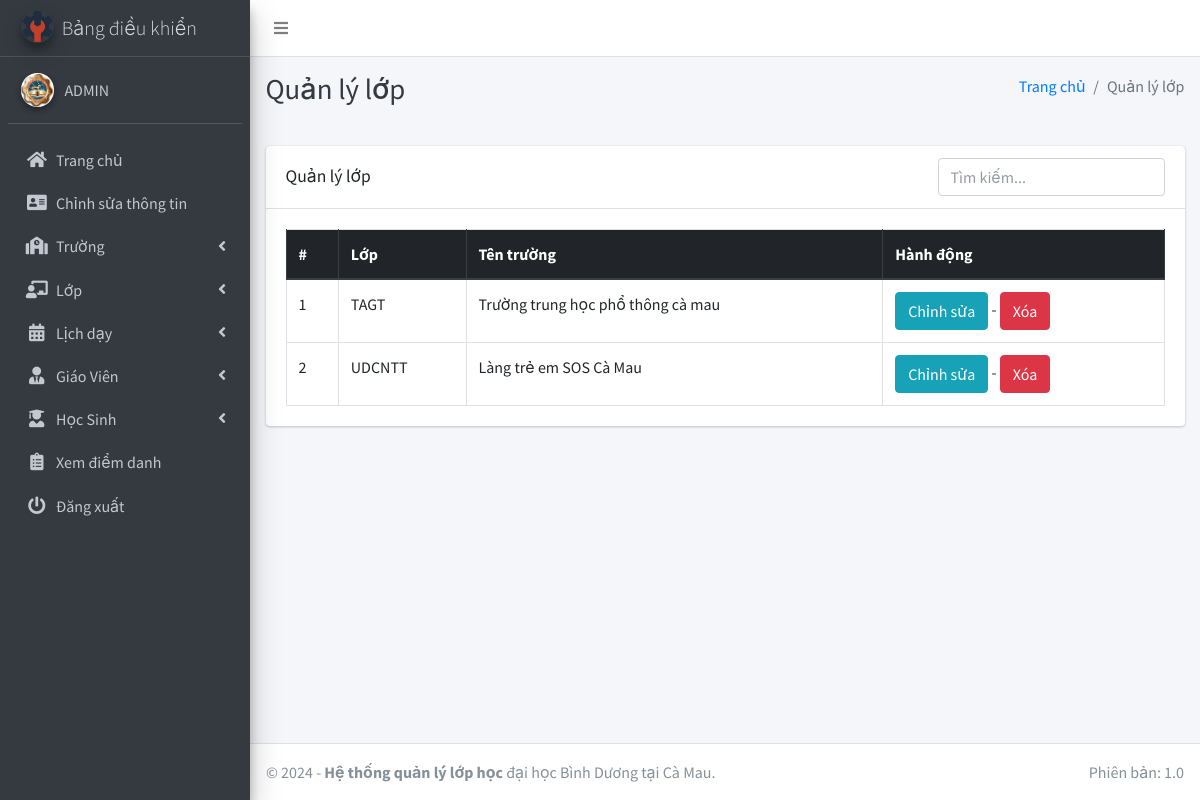
The app's page /subject/manage/ (signed in) with its own data.
### main_app/models.py (models this page shows, shortened)
class CustomUser(AbstractUser):
    USER_TYPE = ((1, "HOD"), (2, "Staff"), (3, "Student"))
    GENDER = [("M", "Nam"), ("F", "Nữ")]
    username = None
    email = models.EmailField(unique=True, null=True, blank=True)
    student_id = models.CharField(max_length=20, unique=True, null=True, blank=True)
    user_type = models.CharField(default=1, choices=USER_TYPE, max_length=1)
    gender = models.CharField(max_length=1, choices=GENDER)
    profile_pic = models.ImageField(null=True, blank=True)
    address = models.TextField()
    qr_code = models.ImageField(
        upload_to="QR/", null=True, blank=True
    )  # Thêm trường lưu mã QR
    created_at = models.DateTimeField(auto_now_add=True)
    updated_at = models.DateTimeField(auto_now=True)
    USERNAME_FIELD = "student_id"  # Mặc định là student_id
    REQUIRED_FIELDS = []
    objects = CustomUserManager()

class Subject(models.Model):
    name = models.CharField(max_length=120) #tên lớp
    staff = models.ForeignKey(Staff, on_delete=models.CASCADE, null=True, blank=False)
    course = models.ForeignKey(Course, on_delete=models.CASCADE)
    updated_at = models.DateTimeField(auto_now=True)
    created_at = models.DateTimeField(auto_now_add=True)

class Course(models.Model):
    name = models.CharField(max_length=120, null=True) #tên trường
    created_at = models.DateTimeField(auto_now_add=True)
    updated_at = models.DateTimeField(auto_now=True)

### main_app/hod_views.py (the view)
# urls.py: path("subject/manage/", hod_views.manage_subject, name='manage_subject'),
def manage_subject(request):
    subjects = Subject.objects.all()
    context = {"subjects": subjects, "page_title": "Quản lý lớp"}
    return render(request, "hod_template/manage_subject.html", context)

### main_app/templates/hod_template/manage_subject.html (shortened to what this page needs)
{% extends 'main_app/base.html' %}
{% load static %}
{% block page_title %}{{page_title}}{% endblock page_title %}
{% block content %}
<section class="content">
    <div class="container-fluid">
        <div class="row">
            <div class="col-md-12">
                <div class="card">
                    <div class="card-header d-flex justify-content-between align-items-center">
                        <h3 class="card-title">{{page_title}}</h3>
                        <div class="ml-auto">
                            <input type="text" id="searchInput" class="form-control" placeholder="Tìm kiếm...">
                        </div>
                    </div>
                    <div class="card-body">
                        <table id="example2" class="table table-bordered table-hover">
                            <thead class="thead-dark">
                                <tr>
                                    <th>#</th>
                                    <th>Lớp</th>
                                    <th>Tên trường</th>
                                    <th>Hành động</th>
                                </tr>
                            </thead>
                            <tbody id="subjectTableBody">
                                {% for subject in subjects %}
                                <tr>
                                    <td>{{ forloop.counter }}</td>
                                    <td>{{subject.name}}</td>
                                    <td>{{subject.course.name}}</td>
                                    <td>
                                        <a href="{% url 'edit_subject' subject.id %}" class="btn btn-info">Chỉnh sửa</a> -
                                        <a href="{% url 'delete_subject' subject.id %}" onclick="return confirm('Bạn có chắc chắn muốn xóa cái này không ?')" class="btn btn-danger">Xóa</a>
                                    </td>
                                </tr>
                                {% endfor %}
                            </tbody>
                        </table>
                    </div>
                </div>
            </div>
        </div>
    </div>
</section>
{% endblock content %}

### main_app/templates/main_app/sidebar_template.html (shortened to what this page needs)
{% load static %}
<aside class="main-sidebar sidebar-dark-info elevation-4">
    {% if request.user.user_type == '1' %}
    <a href="{% url 'admin_home' %}" class="brand-link">
        <img src="{% static 'dist/img/controll.ico' %} " alt="AdminLTE Logo"
            class="brand-image img-circle elevation-3" >
        <span class="brand-text font-weight-light">Bảng điều khiển</span>
    </a>
    <div class="sidebar">
        <div class="user-panel mt-3 pb-3 mb-3 d-flex">
            <div class="image">
                <img src="{{ request.user.profile_pic}}" class="img-circle elevation-2" alt="User Image">
            </div>
            <div class="info">
                <a href="#" class="d-block">{{user.last_name}}{{user.first_name}}</a>
            </div>
        </div>
        <nav class="mt-2">
            <ul class="nav nav-pills nav-sidebar flex-column" data-widget="treeview" role="menu" data-accordion="false">
                <li class="nav-item">
                    {% url 'admin_home' as admin_home %}
                    <a href="{{admin_home}}" class="nav-link {% if admin_home == request.path %} active {% endif %}">
                        <i class="nav-icon fas fa-home"></i>
                        <p>
                            Trang chủ
                        </p>
                    </a>
                </li>
                <li class="nav-item">
                    {% url 'admin_view_profile' as admin_view_profile %}
                    <a href="{{admin_view_profile}}"
                        class="nav-link {% if admin_view_profile == request.path %} active {% endif %}">
                        <i class="nav-icon fas fa-address-card"></i>
                        <p>
                            Chỉnh sửa thông tin
                        </p>
                    </a>
                </li>
                <li class="nav-item has-treeview">
                    <a href="#" class="nav-link">
                        <i class="nav-icon fas fa-school"></i>
                        <p>
                            Trường
                            <i class="fas fa-angle-left right"></i>
                        </p>
                    </a>
                </li>
                <li class="nav-item has-treeview">
                    <a href="#" class="nav-link">
                        <i class="nav-icon fas fa-chalkboard-teacher"></i>
                        <p>
                            Lớp
                            <i class="fas fa-angle-left right"></i>
                        </p>
                    </a>
                </li>
                <li class="nav-item has-treeview">
                    <a href="#" class="nav-link">
                        <i class="nav-icon fas fa-calendar-alt"></i>
                        <p>
                            Lịch dạy
                            <i class="fas fa-angle-left right"></i>
                        </p>
                    </a>
                </li>
                <li class="nav-item has-treeview">
                    <a href="#" class="nav-link">
                        <i class="nav-icon fas fa-user-tie"></i>
                        <p>
                            Giáo Viên
                            <i class="fas fa-angle-left right"></i>
                        </p>
                    </a>
                </li>
                <li class="nav-item has-treeview">
                    <a href="#" class="nav-link">
                        <i class="nav-icon fas fa-user-graduate"></i>
                        <p>
                            Học Sinh
                            <i class="fas fa-angle-left right"></i>
                        </p>
                    </a>
                </li>
                <li class="nav-item">
                    {% url 'admin_view_attendance' as admin_view_attendance %}
                <li class="nav-item">
                    <a href="{{admin_view_attendance}}"
                        class="nav-link  {% if admin_view_attendance == request.path %} active {% endif %}">
                        <i class="nav-icon fas fa-clipboard-list"></i>
                        <p>
                            Xem điểm danh
                        </p>
                    </a>
                </li>
                                        {% endif %}
                                        <li class="nav-item">
                                            <a href="{% url 'user_logout' %}"
                                                onclick="return confirm('Phiên của bạn sẽ bị chấm dứt.\n\nTiếp tục?')"
                                                class="nav-link">
                                                <i class="nav-icon fas fa-power-off"></i>
                                                <p>
                                                    Đăng xuất
                                                </p>
                                            </a>
                                        </li>
                                    </ul>
                                </nav>
                            </div>
</aside>

### records on screen
CustomUser: user.profile_pic (picture), last_name "A", first_name "DMIN"
Subject: name "TAGT", course.name "Trường trung học phổ thông cà mau"
Subject: name "UDCNTT", course.name "Làng trẻ em SOS Cà Mau"

### other values on screen
{{ page_title }} "Quản lý lớp"
